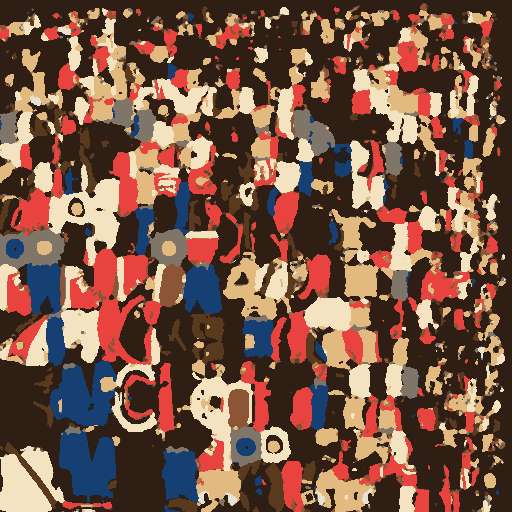
#> input picture assets/ai/eroe/eroe_tex.png, 512 x 512 px
$ python skin_tinta.py
#> lines starting #> are read from the running program, lines starting #| are printed output that depends on the picture; after the words box and inside, x2 and y2 are one past the last pixel; in counts of white or black regions, pixels touching at a corner belong together
#> in main, base is the input picture: shape (512, 512, 3); mean R, G, B 121.7, 86.4, 70.9
#!/usr/bin/env python3
"""Una skin del protagonista cambiando i colori della sua texture (ogni colore del modello è un colore della palette, una zona piatta).

Uso:  python3 tools/meshy/skin_tinta.py --colori                       (i colori della texture di partenza e quanto pesano)
      python3 tools/meshy/skin_tinta.py <id> DA=A [DA=A …]            (es. marinaio E8433F=2478A8 163F73=F4E3C1; senza cambi = la skin `base`)
      python3 tools/meshy/skin_tinta.py --png8 <id> <file.png>        (una texture già a colori di palette, da skin_bake.py, in PNG a palette)
Legge assets/ai/eroe/eroe_tex.png, scrive apps/client/public/assets/skin/<id>.png (PNG a palette: pochi KB). Gli A devono essere colori
di docs/ART_BIBLE.md. Per skin con disegni nuovi (non solo tinte) c'è skin_bake.py (retexture di Meshy cotta sulle stesse UV).
PELLE E CAPELLI NON SI TOCCANO: assets/ai/eroe/eroe_mappa.png (skin_mappa.py) dice quali pixel sono pelle e capelli; il gioco li ridipinge
coi colori scelti nell'editor, su qualsiasi skin, e qui restano com'erano nella texture di partenza (anche in --png8). Un colore che sta in
parte dentro quelle zone (il marrone scuro dei capelli è anche il contorno, i guanti e la borsa) cambia solo fuori da esse: --colori dice
quanto pesa fuori. Una skin con la sua pelle (una rana verde) mette "pelleFissa": true nella voce di avatar.json e il gioco non la ridipinge.
Serve Pillow e numpy.
"""
import os
import re
import sys

import numpy as np
from PIL import Image

AQUI = os.path.dirname(os.path.abspath(__file__))
RADICE = os.path.abspath(os.path.join(AQUI, '..', '..'))
BASE = os.path.join(RADICE, 'assets', 'ai', 'eroe', 'eroe_tex.png')
MAPPA = os.path.join(RADICE, 'assets', 'ai', 'eroe', 'eroe_mappa.png')   # grigio, valore / 50 = ruolo: 0 niente, 1-4 pelle e capelli
USCITA = os.path.join(RADICE, 'apps', 'client', 'public', 'assets', 'skin')
# i colori di docs/ART_BIBLE.md (24 + 6 pelli): la stessa lista di eroe_palette.py
PAL = set('F4E3C1 E2B97F C98A4B 8E5A2B 5A3A1E 2E1E14 D9E872 8FC35B 4E9A46 2C6B3F 1E4A3A 7FE3E0 3FB9C9 2478A8 163F73 E8E1D6 B9AFA3 7F7568 4A4340 23201F E8433F F2A33A F5D547 A64DFF FBE2C8 EFC29B D9A070 B8784C 8C5636 5A3A28'.split())
rgb = lambda h: tuple(int(h[i:i + 2], 16) for i in (0, 2, 4))


def colori(a):
    """(rgb, pixel) dei colori della texture, dal più grande; il nero fuori dalle isole UV non conta."""
    u, c = np.unique(a.reshape(-1, 3), axis=0, return_counts=True)
    return [(tuple(int(v) for v in u[i]), int(c[i])) for i in np.argsort(-c)]


def scrivi(nome, out):
    """PNG a palette (stessi colori, pochi KB): ogni colore diverso una voce."""
    tab = [k for k, _c in colori(out)]
    idx = np.zeros(out.shape[:2], dtype=np.uint8)
    for i, k in enumerate(tab): idx[(out == k).all(axis=2)] = i
    im = Image.fromarray(idx, 'P'); im.putpalette([v for k in tab for v in k])
    os.makedirs(USCITA, exist_ok=True)
    dove = os.path.join(USCITA, nome + '.png'); im.save(dove, optimize=True)
    print(f'{dove} ({os.path.getsize(dove) / 1024:.1f} KB, {len(tab)} colori)')


def libere():
    """I pixel di pelle e capelli (True), dalla mappa: il gioco li ridipinge, la skin non li tocca."""
    return np.rint(np.array(Image.open(MAPPA).convert('L')) / 50) > 0
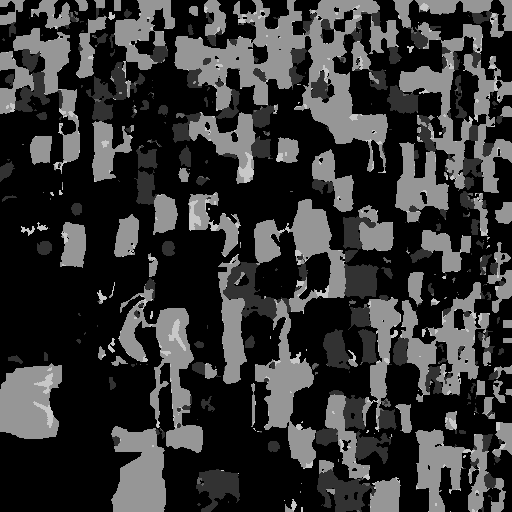
#> input picture assets/ai/eroe/eroe_mappa.png, 512 x 512 px
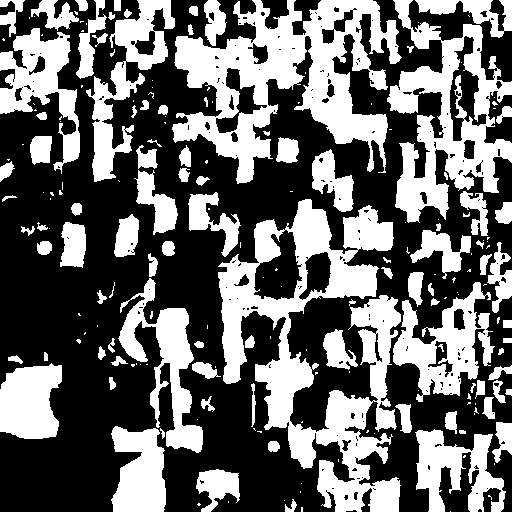
#> returned value: shape (512, 512) bool; 40.8% white; 199 white regions (102 under 20 px), largest, box (x1, y1, x2, y2) and area: (218, 199, 401, 512) 22888, (172, 0, 402, 184) 18563, (387, 0, 512, 223) 11270


def main():
    base = np.array(Image.open(BASE).convert('RGB'))
    zone = libere()
    if len(sys.argv) == 4 and sys.argv[1] == '--png8':
        out = np.array(Image.open(sys.argv[3]).convert('RGB'))
        out[zone] = base[zone]
        fuori = [k for k, _c in colori(out) if '%02X%02X%02X' % k not in PAL]
        if fuori: sys.exit('colori fuori palette: ' + ' '.join('%02X%02X%02X' % k for k in fuori) + ' (la cottura va rifatta con skin_bake.py)')
        return scrivi(sys.argv[2], out)
    if sys.argv[1:] == ['--colori']:
        fuori = base[~zone]
        tot = sum(c for _k, c in colori(fuori)) - (fuori.sum(axis=1) == 0).sum()
        dentro = {k: c for k, c in colori(base[zone])}
        for k, c in colori(fuori):
            if k != (0, 0, 0): print('%02X%02X%02X  %5.1f %%%s' % (*k, 100 * c / tot, '   (anche in pelle e capelli: in quelle zone non cambia)' if k in dentro else ''))
        return
    if len(sys.argv) < 2 or not re.fullmatch(r'[a-z0-9_]+', sys.argv[1]):
#> (the run stopped early here; a loop or call above may not have finished)
